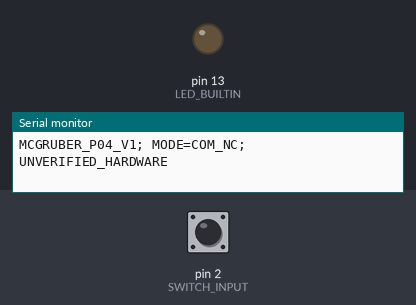
Recording of a sketch running on a simulated Arduino Uno, built with avr-gcc and run on an emulated ATmega328P. Parts: output pins drawn as LEDs (lit = HIGH), the last lines printed to the serial monitor. The test bench sets the inputs (shaded band); at power-on: pin 2 (SWITCH_INPUT) HIGH.

Above: at 1.2 s.
1.3 s: pin 2 (SWITCH_INPUT) pulled LOW for 0.15 s
At 1.39 s:
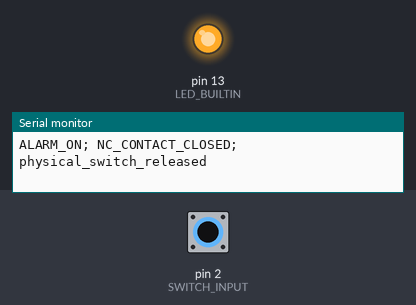
2.9 s: pin 2 (SWITCH_INPUT) pulled LOW for 3.2 s
At 6.5 s:
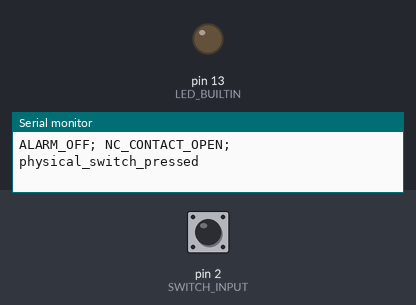
Timing chart, 0 to 8.0 s (numbered marks = the images above; inputs shaded):
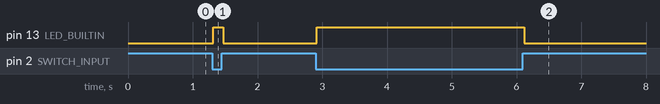

Measured:
- after the input at 1.3 s, pin 13 (LED_BUILTIN): LOW → HIGH at once, → LOW 0.15 s later
- after the input at 2.9 s, pin 13 (LED_BUILTIN): LOW → HIGH at once, → LOW 3.2 s later

The sketch:

switch_indicator.ino
```cpp
// (licence header left out)
#include <Bounce2.h>
const uint8_t SWITCH_INPUT = 2;
Bounce2::Button contact = Bounce2::Button();

void setup() {
  Serial.begin(115200);
  pinMode(LED_BUILTIN, OUTPUT);
  digitalWrite(LED_BUILTIN, LOW);
  contact.attach(SWITCH_INPUT, INPUT_PULLUP);
  contact.interval(20);
  contact.setPressedState(LOW);
  Serial.println(F("MCGRUBER_P04_V1; MODE=COM_NC; UNVERIFIED_HARDWARE"));
}

void loop() {
  contact.update(); // Frequent nonblocking sampling, not delay(50).
  // Always reflect stable contact state, including boot while object removed.
  digitalWrite(LED_BUILTIN, contact.isPressed() ? HIGH : LOW);
  if (contact.pressed()) {
    Serial.println(F("ALARM_ON; NC_CONTACT_CLOSED; physical_switch_released"));
  } else if (contact.released()) {
    Serial.println(F("ALARM_OFF; NC_CONTACT_OPEN; physical_switch_pressed"));
  }
}
```
